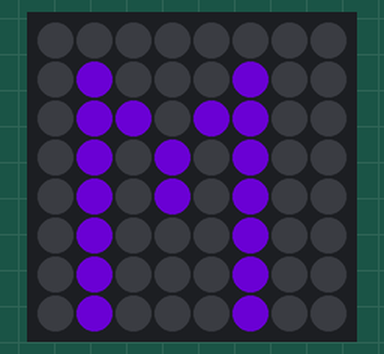
Simulated run of this program. Board: Raspberry Pi (BCM pin numbers) with a Sense HAT. Parts: the Sense HAT's 8×8 RGB LED matrix. Dim RGB values are drawn brighter than linear; random numbers come from a fixed seed. At 7.0 s the program stops and its outputs stay as they are.

Above: at 0.1 s.
At 1.1 s:
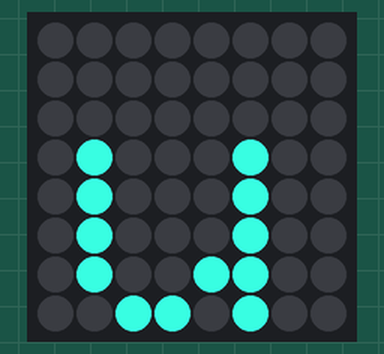
At 2.1 s:
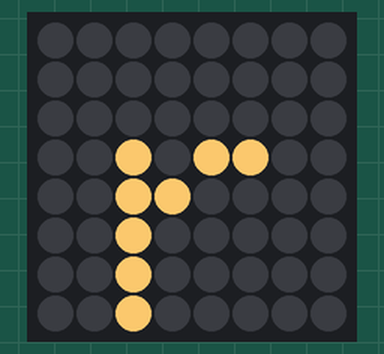
At 3.1 s:
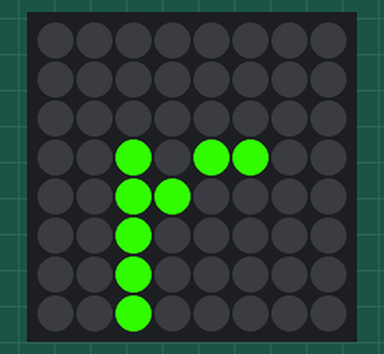
At 4.1 s:
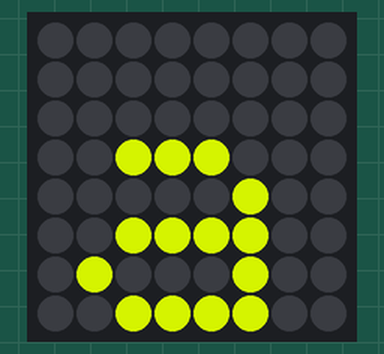
At 5.1 s:
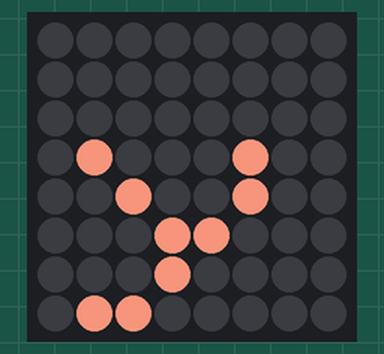

Measured:
- what the display in image 1 shows lasts 1.0 s, from 1.0 s to 2.0 s
- what the display in image 5 shows lasts 2.0 s, from 5.0 s to 7.0 s

The program:

randomLetters.py
```python
from sense_hat import SenseHat
from time import sleep
from random import randint

sense = SenseHat()

red = (255,0,0)
green = (0,255,0)
blue = (0,0,255)
white = (255,255,255)
yellow = (255,255,0)

# Generate a random colour
def pick_random_colour():
	random_red = randint(0,255)
	random_green = randint(0,255)
	random_blue = randint(0,255)
	return (random_red, random_green, random_blue)

sense.show_letter("M", pick_random_colour())
sleep(1)
sense.show_letter("u", pick_random_colour())
sleep(1)
sense.show_letter("r", pick_random_colour())
sleep(1)
sense.show_letter("r", pick_random_colour())
sleep(1)
sense.show_letter("a", pick_random_colour())
sleep(1)
sense.show_letter("y", pick_random_colour())

sleep(2)

sense.clear()
```
